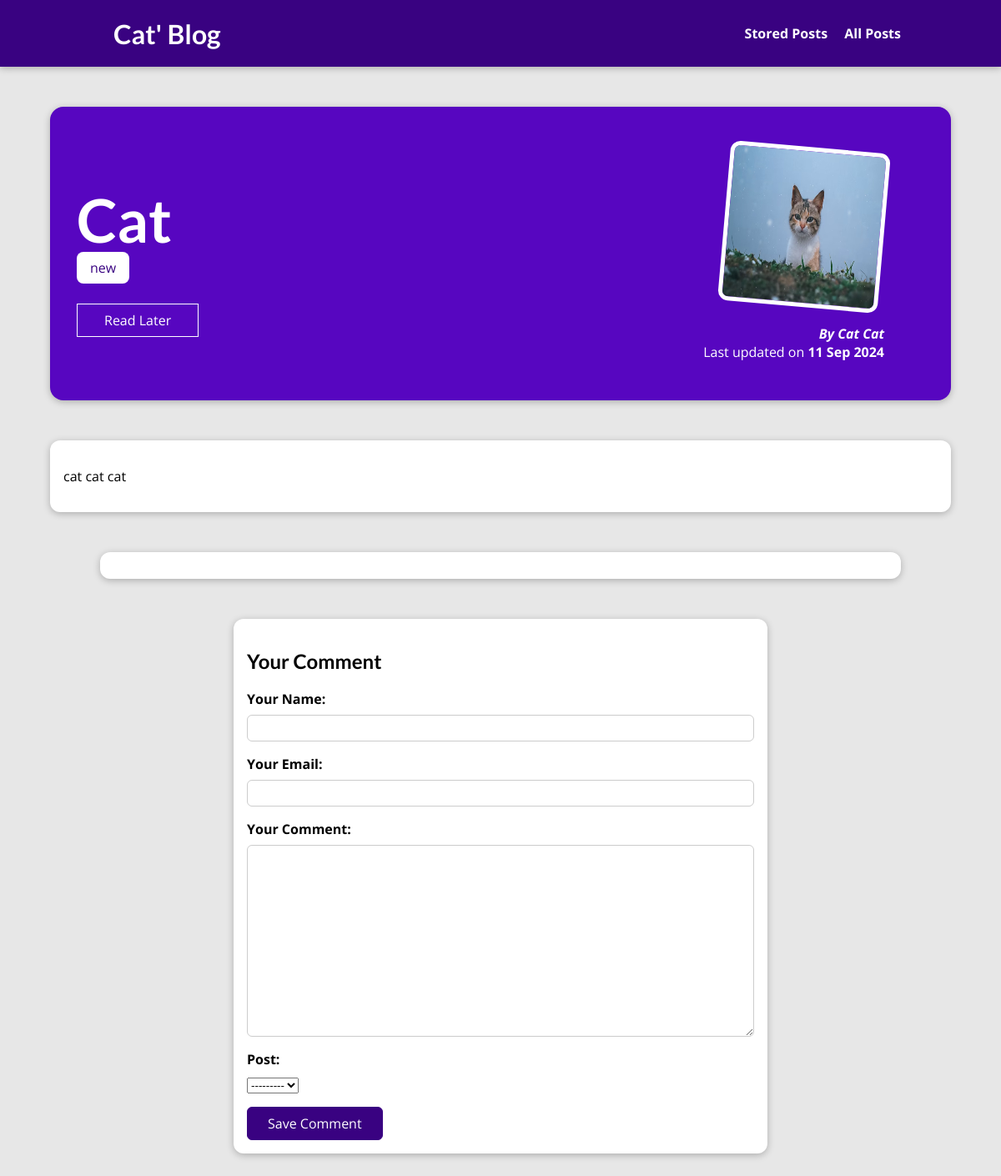
The page /posts/cat-1 on the database as committed earlier.
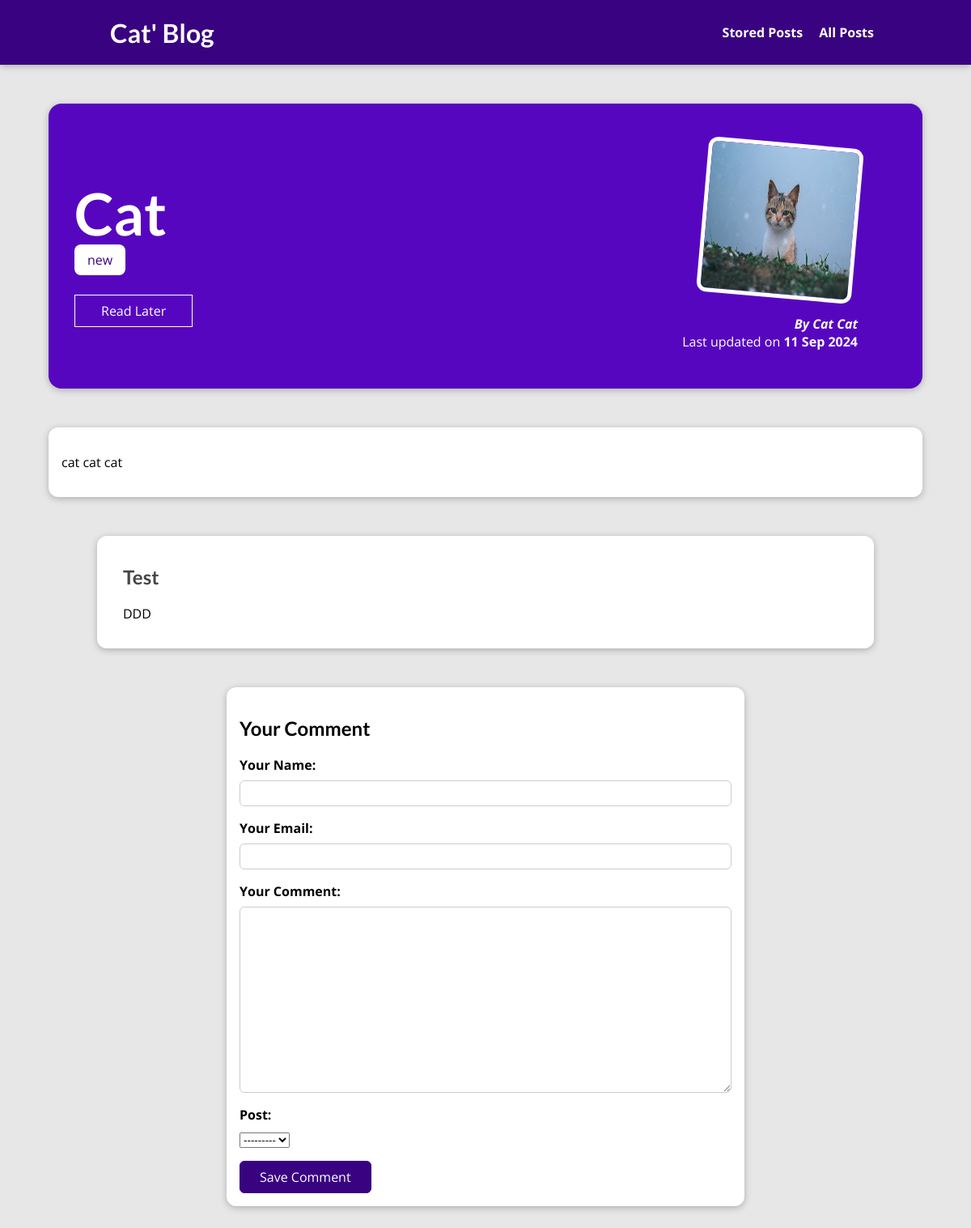
The same page on the database as committed later.
### blog/models.py (models this page shows, shortened)
class Post(models.Model):
    title = models.CharField(max_length=150)
    excerpt = models.CharField(max_length=200)
    image = models.ImageField(upload_to='posts', null=True)
    date = models.DateField(auto_now=True)
    slug = models.SlugField(unique=True, db_index=True)
    content = models.TextField(validators=[MinLengthValidator(10)])
    author = models.ForeignKey(Author, on_delete=models.SET_NULL, null=True, related_name="posts")
    tags = models.ManyToManyField(Tag)
    def __str__(self):
        return self.title

class Tag(models.Model):
    caption = models.CharField(max_length=20)

class Author(models.Model):
    first_name= models.CharField(max_length=100)
    last_name = models.CharField(max_length=100)
    email_address = models.EmailField()
    def full_name(self):
        return f"{self.first_name} {self.last_name}"
    def __str__(self):
        return self.full_name()

class Comment(models.Model):
    user_name = models.CharField(max_length=128)
    user_email = models.EmailField()
    text = models.TextField(max_length=400)
    post = models.ForeignKey(Post, on_delete=models.CASCADE, related_name="comments")

### blog/views.py (the view, shortened to what this page needs)
# urls.py: path("posts/<slug:slug>", views.SinglePostView.as_view(), name="post-detail-page"),
class SinglePostView(View):
    def is_stored_post(self, request, post_id):
        stored_posts = request.session.get("stored_posts")
        if stored_posts is not None:
            is_saved_for_later = post_id in stored_posts
        else:
            is_saved_for_later = False
        return is_saved_for_later
    def get(self, request, slug):
        post = Post.objects.get(slug=slug)
        context = {
            "post": post,
            "post_tags": post.tags.all(),
            "comment_form": CommentForm(),
            "comments": post.comments.all().order_by("-id"),
            "saved_for_later": self.is_stored_post(request, post.id)
        }
        return render(request, "blog/post-detail.html", context)

### blog/forms.py
class CommentForm(forms.ModelForm):
    class Meta:
        model = Comment
        exclude = ['posts']
        labels = {
            'user_name': 'Your Name',
            'user_email': 'Your Email',
            'text': 'Your Comment'
        }

### blog/templates/blog/post-detail.html (shortened to what this page needs)
{% extends "layout.html" %}
{% load static %}
{% block css_files %}
<link rel="stylesheet" href="{% static "blog/post-detail.css" %}" />
{% endblock %}
{% block content %}
<section id="summary">
  <h2>{{ post.title }}</h2>
  <div>
    {% for tag in post_tags %}
      <span class="tag">{{ tag.caption }}</span>
    {% endfor %}
  </div>
  <div id="read-later">
    <form action="{% url "read-later" %}" method="POST">
      <button>
        {% if saved_for_later %}
          Remove from "Read Later" List
        {% else %}
          Read Later
        {% endif %}
      </button>
    </form>
  </div>
  <article>
    <img src="{{ post.image.url }}" alt="{{ post.title }}" />
    <address>By <a href="mailto:{{ post.author.email_address }}">{{ post.author }}</a></address>
    <div>Last updated on <time>{{ post.date|date:"d M Y" }}</time></div>
  </article>
</section>
<main>
  {{ post.content|linebreaks }}
</main>
<section id="comments">
  <ul>
    {% for comment in comments %}
      <li>
        <h2>{{ comment.user_name }}</h2>
        <p>{{ comment.text|linebreaks }}</p>
      </li>
    {% endfor %}
  </ul>
</section>
<section id="comment-form">
  <h2>Your Comment</h2>
  <form action="{% url "post-detail-page" post.slug %}" method="POST">
    {% for form_field in comment_form %}
      <div class="form-control {% if form_field.errors %}invalid{% endif %}">
        {{ form_field.label_tag }}
        {{ form_field }}
      </div>
    {% endfor %}
    <button>Save Comment</button>
  </form>
</section>
{% endblock %}

### templates/layout.html (shortened to what this page needs)
{% load static %}
<!DOCTYPE html>
<html lang="en">
<head>
  <link rel="stylesheet" href="{% static "app.css" %}">
  {% block css_files %}{% endblock %}
</head>
<body>
  <header id="main-navigation">
    <h1><a href="{% url "starting-page" %}">Cat' Blog</a></h1>
    <nav>
      <a href="{% url "read-later" %}">Stored Posts</a>
      <a href="{% url "posts-page" %}">All Posts</a>
    </nav>
  </header>
  {% block content %}
  {% endblock %}
</body>
</html>

### static/app.css (style rules this page uses)
* { box-sizing: border-box; }
html { font-family: 'Open Sans', 'Lato', sans-serif; }
body { margin: 0; }
h1, h2, h3 { font-family: 'Lato', sans-serif; font-weight: bold; }
#main-navigation { width: 100%; height: 5rem; display: flex; justify-content: space-between; align-items: center; padding: 0 10%; position: absolute; top: 0; left: 0; }
#main-navigation a { text-decoration: none; color: white; font-weight: bold; margin-left: 1rem; }

### blog/static/blog/post-detail.css (style rules this page uses)
body { background-color: #e7e7e7; }
#main-navigation { background-color: #390281; box-shadow: 0 2px 8px rgba(0, 0, 0, 0.25); }
#summary { margin: 8rem auto 3rem auto; padding: 2rem; width: 90%; max-width: 90rem; border-radius: 16px; background-color: #5706c0; position: relative; box-shadow: 0 2px 8px rgba(0, 0, 0, 0.25); height: 22rem; }
#summary h2 { color: white; font-size: 4.5rem; margin-bottom: 0.25rem; }
#summary article { position: absolute; top: 2rem; right: 3rem; padding: 1rem 2rem; border-radius: 12px; text-align: right; color: white; }
#summary article img { width: 12rem; height: 12rem; border-radius: 12px; transform: rotateZ(5deg); border: 5px solid white; margin-bottom: 1rem; }
#summary address { font-weight: bold; }
#summary a { color: white; text-decoration: none; }
#summary time { font-weight: bold; }
#read-later { margin: 2rem 0; }
#read-later button { background-color: transparent; border: 1px solid white; padding: 0.5rem 2rem; font: inherit; color: white; cursor: pointer; }
main { width: 90%; max-width: 90rem; margin: 3rem auto; background-color: white; padding: 1rem; border-radius: 12px; box-shadow: 0 2px 8px rgba(0, 0, 0, 0.25); }
.tag { background-color: white; color: #390281; padding: 0.5rem 1rem; border-radius: 8px; }
#comment-form { margin: 3rem auto; width: 90%; max-width: 40rem; border-radius: 12px; background-color: white; box-shadow: 0 2px 8px rgba(0, 0, 0, 0.25); padding: 1rem; }
#comment-form button { font: inherit; background-color: #390281; color: white; border: 1px solid #390281; padding: 0.5rem 1.5rem; border-radius: 6px; cursor: pointer; }
.form-control { margin-bottom: 1rem; }
.form-control label { font-weight: bold; margin-bottom: 0.5rem; display: block; }
.form-control input, .form-control textarea { display: block; width: 100%; font: inherit; padding: 0.25rem; border-radius: 6px; border: 1px solid #ccc; }
#comments { margin: 3rem auto; width: 90%; max-width: 60rem; border-radius: 12px; background-color: white; box-shadow: 0 2px 8px rgba(0, 0, 0, 0.25); padding: 1rem 2rem; }
#comments ul { list-style: none; margin: 0; padding: 0; }
#comments li { margin-bottom: 1rem; border-bottom: 2px solid #ccc; }
#comments li:last-of-type { border-bottom: none; }
#comments h2 { color: #464646; }

Rows that differ between the two databases and show on the page:
added Comment: user_name "Test", text "DDD"
